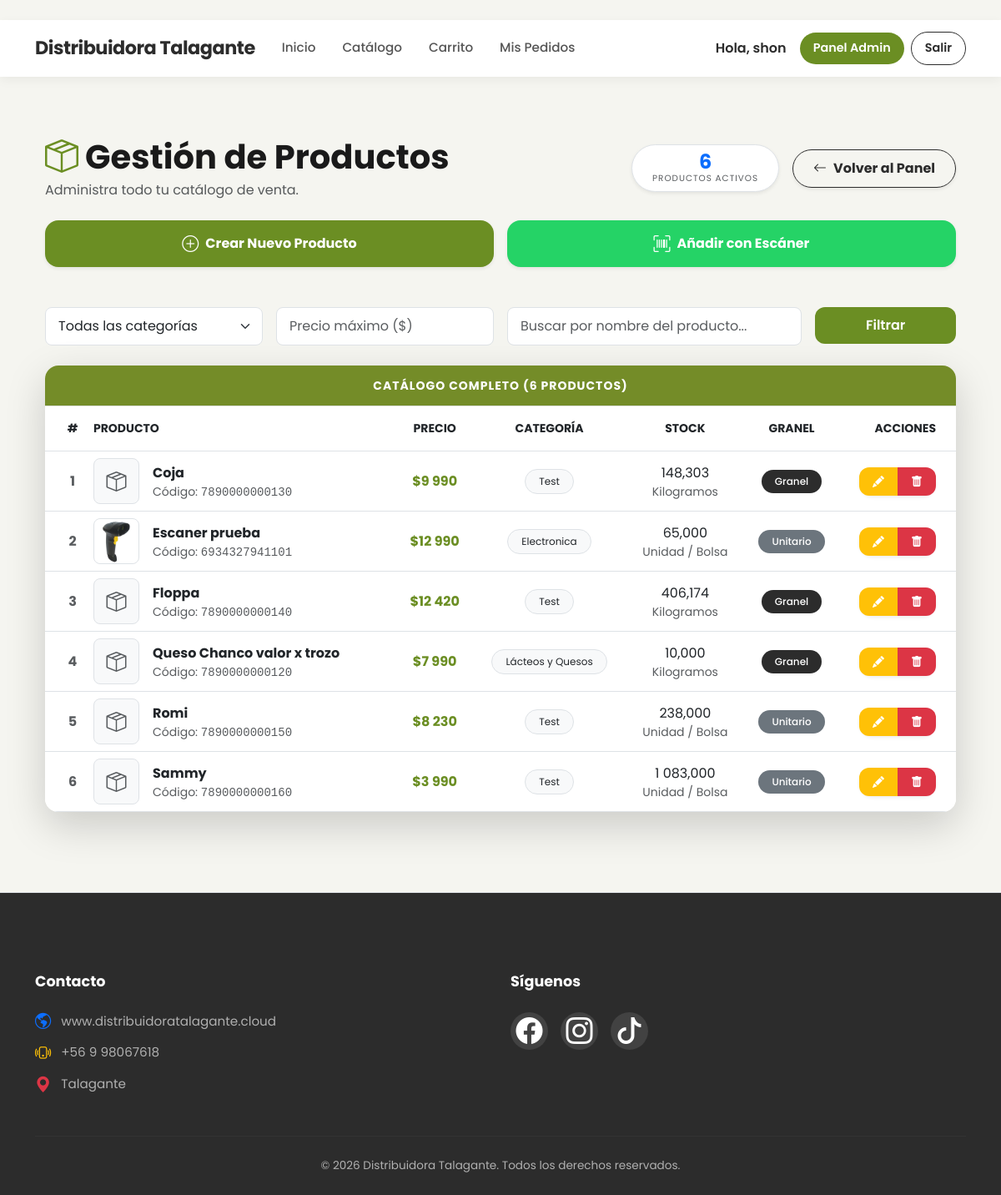
Screenshot of /panel/productos/ (signed in) with the database file from the repository.
### core/models.py (models this page shows, shortened)
class Producto(models.Model):
    codigo_barras = models.CharField(
        max_length=50,
        unique=True,
        blank=True,
        null=True,
        help_text="Se genera automáticamente si lo dejas vacío"
    )
    nombre = models.CharField(max_length=200)
    categoria = models.CharField(max_length=50, blank=True)
    descripcion = models.TextField(blank=True)
    unidad_medida = models.CharField(
        max_length=2,
        choices=UnidadMedida.choices,
        default=UnidadMedida.UN
    )
    es_granel = models.BooleanField(
        default=False,
        verbose_name="¿Es producto a granel (se vende por kilogramos)?"
    )
    precio = models.DecimalField(
        max_digits=10,
        decimal_places=0,
        default=0,
        verbose_name="Precio"
    )
    stock = models.DecimalField(
        max_digits=12,
        decimal_places=3,
        default=Decimal('0.000')
    )
    tamano_paquete = models.DecimalField(
        max_digits=10,
        decimal_places=3,
        default=Decimal('1.000'),
        help_text="Ej: 10 para caja de 10 unidades"
    )
    producto_hijo = models.ForeignKey(
        'self',
        on_delete=models.SET_NULL,
        null=True,
        blank=True,
        related_name='productos_padre'
    )
    fecha_vencimiento = models.DateField(null=True, blank=True)
    imagen = models.ImageField(upload_to='productos/', blank=True, null=True)
    activo = models.BooleanField(default=True)
    creado_en = models.DateTimeField(auto_now_add=True)
    actualizado_en = models.DateTimeField(auto_now=True)

### core/views.py (the view)
# urls.py: path('panel/productos/', views.producto_list, name='producto_list'),
@login_required
@user_passes_test(is_staff_user)
def producto_list(request):
    productos = Producto.objects.all().order_by('nombre')
    categoria = request.GET.get('categoria')
    precio_max = request.GET.get('precio_max')
    search = request.GET.get('search', '').strip()
    if categoria:
        productos = productos.filter(categoria=categoria)
    if precio_max:
        try:
            productos = productos.filter(precio__lte=Decimal(precio_max))
        except:
            pass  # Si falla el filtro, lo ignoramos
    if search:
        productos = productos.filter(nombre__icontains=search)
    categorias = Producto.objects.values_list('categoria', flat=True)\
                                 .distinct()\
                                 .exclude(categoria__isnull=True)\
                                 .exclude(categoria='')\
                                 .order_by('categoria')
    context = {
        'productos': productos,
        'categorias': categorias,
        'categoria_seleccionada': categoria,
        'precio_max': precio_max,
        'search': search,
    }
    return render(request, 'core/admin_productos.html', context)

### core/templates/core/admin_productos.html (shortened to what this page needs)
﻿{% extends 'core/base.html' %}
{% load static humanize %}
{% block content %}
<div class="container py-5 animate-fade-in">
    <div class="d-flex justify-content-between align-items-center mb-4">
        <div>
            <h1 class="fw-bold mb-1" style="color: #1a1a1a;">
                <i class="bi bi-box-seam text-success me-2"></i>Gestión de Productos
            </h1>
            <p class="text-muted mb-0">Administra todo tu catálogo de venta.</p>
        </div>
        <div class="d-flex align-items-center gap-3">
            <div class="bg-white shadow-sm px-4 py-2 rounded-pill border text-center">
                <span class="d-block fw-bold fs-4 text-primary lh-1">{{ productos|length }}</span>
                <small class="text-muted text-uppercase" style="font-size: 0.65rem; letter-spacing: 1px;">Productos Activos</small>
            </div>
            <a href="{% url 'admin_home' %}" class="btn btn-outline-dark rounded-pill px-4 fw-bold shadow-sm">
                <i class="bi bi-arrow-left me-2"></i>Volver al Panel
            </a>
        </div>
    </div>
    <div class="row g-3 mb-5">
        <div class="col-md-6">
            <a href="{% url 'producto_create' %}" class="btn btn-primary w-100 py-3 rounded-4 shadow-sm fw-bold d-flex align-items-center justify-content-center gap-2">
                <i class="bi bi-plus-circle fs-5"></i> Crear Nuevo Producto
            </a>
        </div>
        <div class="col-md-6">
            <a href="{% url 'escaneo_rapido' %}" class="btn btn-success w-100 py-3 rounded-4 shadow-sm fw-bold d-flex align-items-center justify-content-center gap-2"
               style="background-color: #25D366; border: none;">
                <i class="bi bi-upc-scan fs-5"></i> Añadir con Escáner
            </a>
        </div>
    </div>
    <form method="get" class="mb-4">
        <div class="row g-3">
            <div class="col-md-3">
                <select name="categoria" class="form-select">
                    <option value="">Todas las categorías</option>
                </select>
            </div>
            <div class="col-md-3">
                <input type="number"
                       name="precio_max"
                       value="{{ precio_max|default:'' }}"
                       class="form-control"
                       placeholder="Precio máximo ($)">
            </div>
            <div class="col-md-4">
                <input type="text"
                       name="search"
                       value="{{ search|default:'' }}"
                       class="form-control"
                       placeholder="Buscar por nombre del producto...">
            </div>
            <div class="col-md-2">
                <button type="submit" class="btn btn-primary w-100">Filtrar</button>
            </div>
        </div>
    </form>
    <div class="card border-0 shadow-lg rounded-4 overflow-hidden">
        <div class="card-header py-3 px-4 border-bottom" style="background-color: #748C28;">
            <h5 class="mb-0 fw-bold text-white text-center text-uppercase small" style="letter-spacing: 1px;">
                Catálogo Completo ({{ productos|length }} productos)
            </h5>
        </div>
        <div class="card-body p-0">
            <div class="table-responsive">
                <table class="table table-hover align-middle mb-0">
                    <thead class="bg-light text-secondary text-uppercase small">
                        <tr>
                            <th class="ps-4 py-3 text-center" style="width: 50px;">#</th>
                            <th class="py-3">Producto</th>
                            <th class="py-3 text-center">Precio</th>
                            <th class="py-3 text-center">Categoría</th>
                            <th class="py-3 text-center">Stock</th>
                            <th class="py-3 text-center">Granel</th>
                            <th class="pe-4 py-3 text-end" style="width: 140px;">Acciones</th>
                        </tr>
                    </thead>
                    <tbody>
                        {% for producto in productos %}
                        <tr>
                            <td class="ps-4 fw-bold text-muted text-center">{{ forloop.counter }}</td>
                            <td>
                                <div class="d-flex align-items-center">
                                    <div class="flex-shrink-0 me-3">
                                        {% if producto.imagen %}
                                            <img src="{{ producto.imagen.url }}" class="rounded-3 border"
                                                 style="width: 55px; height: 55px; object-fit: cover;">
                                        {% else %}
                                            <div class="rounded-3 bg-light border d-flex align-items-center justify-content-center text-muted"
                                                 style="width: 55px; height: 55px;">
                                                <i class="bi bi-box-seam fs-4"></i>
                                            </div>
                                        {% endif %}
                                    </div>
                                    <div>
                                        <div class="fw-bold text-dark">{{ producto.nombre }}</div>
                                        <small class="text-muted d-block">
                                            Código: <span class="font-monospace">{{ producto.codigo_barras|default:"—" }}</span>
                                        </small>
                                    </div>
                                </div>
                            </td>
                            <td class="text-center fw-bold text-success">
                                ${{ producto.precio|floatformat:0|intcomma }}
                            </td>
                            <td class="text-center">
                                <span class="badge bg-light text-dark border px-3 py-2 rounded-pill fw-normal">
                                    {{ producto.categoria|default:"Sin categoría" }}
                                </span>
                            </td>
                            <td class="text-center">
                                <span class="{% if producto.stock < 10 %}text-danger fw-bold{% else %}text-dark{% endif %}">
                                    {{ producto.stock|floatformat:3 }}
                                </span>
                                <small class="text-muted d-block">{{ producto.get_unidad_medida_display|default:"—" }}</small>
                            </td>
                            <td class="text-center">
                                {% if producto.es_granel %}
                                    <span class="badge bg-success rounded-pill px-3">Granel</span>
                                {% else %}
                                    <span class="badge bg-secondary rounded-pill px-3">Unitario</span>
                                {% endif %}
                            </td>
                            <td class="pe-4 text-end">
                                <div class="btn-group shadow-sm rounded-pill">
                                    <a href="{% url 'producto_update' producto.id %}"
                                       class="btn btn-warning btn-sm px-3 text-white border-end"
                                       title="Editar">
                                        <i class="bi bi-pencil-fill"></i>
                                    </a>
                                    <a href="{% url 'producto_delete' producto.id %}"
                                       class="btn btn-danger btn-sm px-3"
                                       title="Eliminar"
                                       onclick="return confirm('¿Estás seguro de eliminar {{ producto.nombre }}? Esta acción no se puede deshacer.');">
                                        <i class="bi bi-trash-fill"></i>
                                    </a>
                                </div>
                            </td>
                        </tr>
                        {% endfor %}
                    </tbody>
                </table>
            </div>
        </div>
    </div>
</div>
{% endblock %}

### core/templates/core/base.html (shortened to what this page needs)
﻿{% load static %}
<!DOCTYPE html>
<html lang="es">
<head>
    <link rel="stylesheet" href="https://cdn.jsdelivr.net/npm/bootstrap@5.3.0/dist/css/bootstrap.min.css">
    <link rel="stylesheet" href="https://cdn.jsdelivr.net/npm/bootstrap-icons@1.11.3/font/bootstrap-icons.min.css">
    <link rel="stylesheet" href="{% static 'core/css/style.css' %}">
</head>
<body class="site">
    {% with current=request.resolver_match.url_name %}
    <nav class="navbar navbar-expand-lg sticky-top">
        <div class="container">
            <a class="navbar-brand" href="{% url 'home' %}">Distribuidora Talagante</a>
            <div class="collapse navbar-collapse" id="navbarNav">
                <ul class="navbar-nav me-auto mb-2 mb-lg-0">
                    <li class="nav-item"><a class="nav-link {% if current == 'home' %}active{% endif %}" href="{% url 'home' %}">Inicio</a></li>
                    <li class="nav-item"><a class="nav-link {% if current == 'catalogo' %}active{% endif %}" href="{% url 'catalogo' %}">Catálogo</a></li>
                    <li class="nav-item"><a class="nav-link {% if current == 'carrito' %}active{% endif %}" href="{% url 'carrito' %}">Carrito</a></li>
                    <li class="nav-item"><a class="nav-link {% if current == 'mis_compras' %}active{% endif %}" href="{% url 'mis_compras' %}">Mis Pedidos</a></li>
                </ul>
                <div class="d-flex gap-2 align-items-center">
                    {% if user.is_authenticated %}
                        <span class="me-2 fw-semibold d-none d-lg-block">Hola, {{ user.username }}</span>
                        {% if user.is_staff or user.is_superuser %}
                            <a href="{% url 'admin_home' %}" class="btn btn-primary btn-sm px-3">Panel Admin</a>
                        {% endif %}
                        <a href="{% url 'logout' %}" class="btn btn-outline-dark btn-sm px-3">Salir</a>
                    {% else %}
                        <a href="{% url 'login' %}" class="btn btn-primary btn-sm px-4">Iniciar Sesión</a>
                        <a href="{% url 'login' %}?tab=register" class="btn btn-light btn-sm px-4 border">Registrarse</a>
                    {% endif %}
                </div>
            </div>
        </div>
    </nav>
    {% endwith %}
    <main class="site-main">
        <div class="container mt-4">
            {% block content %}{% endblock %}
        </div>
    </main>
    <footer class="global-footer mt-5 pt-5 border-top">
        <div class="container">
            <div class="row pt-5 pb-4">
                <div class="col-md-6 mb-4 mb-md-0">
                    <h5 class="footer-title">Contacto</h5>
                    <ul class="list-unstyled footer-list">
                        <li>
                            <i class="bi bi-globe-americas text-primary"></i>
                            <a href="https://distribuidoratalagante.cloud">www.distribuidoratalagante.cloud</a>
                        </li>
                        <li>
                            <i class="bi bi-phone-vibrate text-warning"></i>
                            <span>+56 9 98067618</span>
                        </li>
                        <li>
                            <i class="bi bi-geo-alt-fill text-danger"></i>
                            <span>Talagante</span>
                        </li>
                    </ul>
                </div>
                <div class="col-md-6">
                    <h5 class="footer-title">Síguenos</h5>
                    <div class="social-links">
                        <a href="https://www.facebook.com/distribuidoratalagante" target="_blank" class="social-icon" style="font-size: 1.8rem;">
                            <i class="bi bi-facebook"></i>
                        </a>
                        <a href="https://www.instagram.com/distribuidora_talagante" target="_blank" class="social-icon" style="font-size: 1.8rem;">
                            <i class="bi bi-instagram"></i>
                        </a>
                        <a href="https://www.tiktok.com/@distribuidora_tala" target="_blank" class="social-icon" style="font-size: 1.8rem;">
                            <i class="bi bi-tiktok"></i>
                        </a>
                      </div>
                </div>
            </div>
            <div class="footer-bottom">
                <p class="mb-0">&copy; 2026 Distribuidora Talagante. Todos los derechos reservados.</p>
            </div>
        </div>
    </footer>
</body>
</html>

### rows the page displays
Producto: nombre "Coja", codigo_barras "7890000000130", precio "9 990", categoria "Test", stock "148,303", unidad_medida "Kilogramos", es_granel "Granel"
Producto: imagen (picture), nombre "Escaner prueba", codigo_barras "6934327941101", precio "12 990", categoria "Electronica", stock "65,000", unidad_medida "Unidad / Bolsa", es_granel "Unitario"
Producto: nombre "Floppa", codigo_barras "7890000000140", precio "12 420", categoria "Test", stock "406,174", unidad_medida "Kilogramos", es_granel "Granel"
Producto: nombre "Queso Chanco valor x trozo", codigo_barras "7890000000120", precio "7 990", categoria "Lácteos y Quesos", stock "10,000", unidad_medida "Kilogramos", es_granel "Granel"
Producto: nombre "Romi", codigo_barras "7890000000150", precio "8 230", categoria "Test", stock "238,000", unidad_medida "Unidad / Bolsa", es_granel "Unitario"
Producto: nombre "Sammy", codigo_barras "7890000000160", precio "3 990", categoria "Test", stock "1 083,000", unidad_medida "Unidad / Bolsa", es_granel "Unitario"

### other values shown
{{ user.username }} "shon"
{{ productos|length }} "6"
